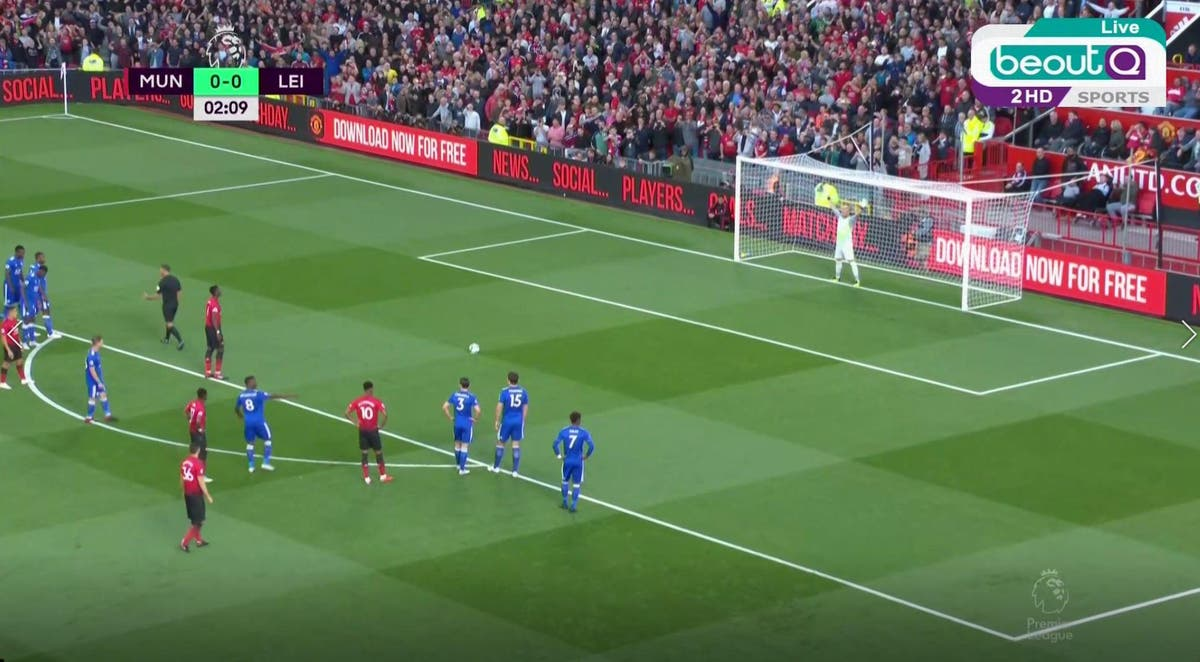
#> input picture Lucas/broadcast_img_0.jpg, 1200 x 662 px
$ python Get_Pitch_Lines.py broadcast_img_0.jpg out.png
#> lines starting #> are read from the running program, lines starting #| are printed output that depends on the picture; after the words box and inside, x2 and y2 are one past the last pixel; in counts of white or black regions, pixels touching at a corner belong together
#> further down, im is the input picture: shape (662, 1200, 3); mean B, G, R 87.2, 118.9, 100.3
from PIL import Image
from PIL import ImageFilter
import sys
import random
import numpy as np
import cv2

HLS_Hue_Low_Thresh = 0
HLS_Hue_High_Thresh = 80

HLS_Light_Low_Thresh = 150
HLS_Light_High_Thresh = 255

HLS_Sat_Low_Thresh = 20
HLS_Sat_High_Thresh = 255


def Create_HLS_Img(img):

    imHLS = cv2.cvtColor(img, cv2.COLOR_BGR2HLS)
#> imHLS: shape (662, 1200, 3); mean of channels 0, 1, 2 78.4, 105.1, 73.3

    mask = cv2.inRange(
                        imHLS,

                        np.array([HLS_Hue_Low_Thresh,
                                HLS_Light_Low_Thresh,
                                HLS_Sat_Low_Thresh]),

                        np.array([HLS_Hue_High_Thresh,
                                HLS_Light_High_Thresh,
                                HLS_Sat_High_Thresh])
                        )
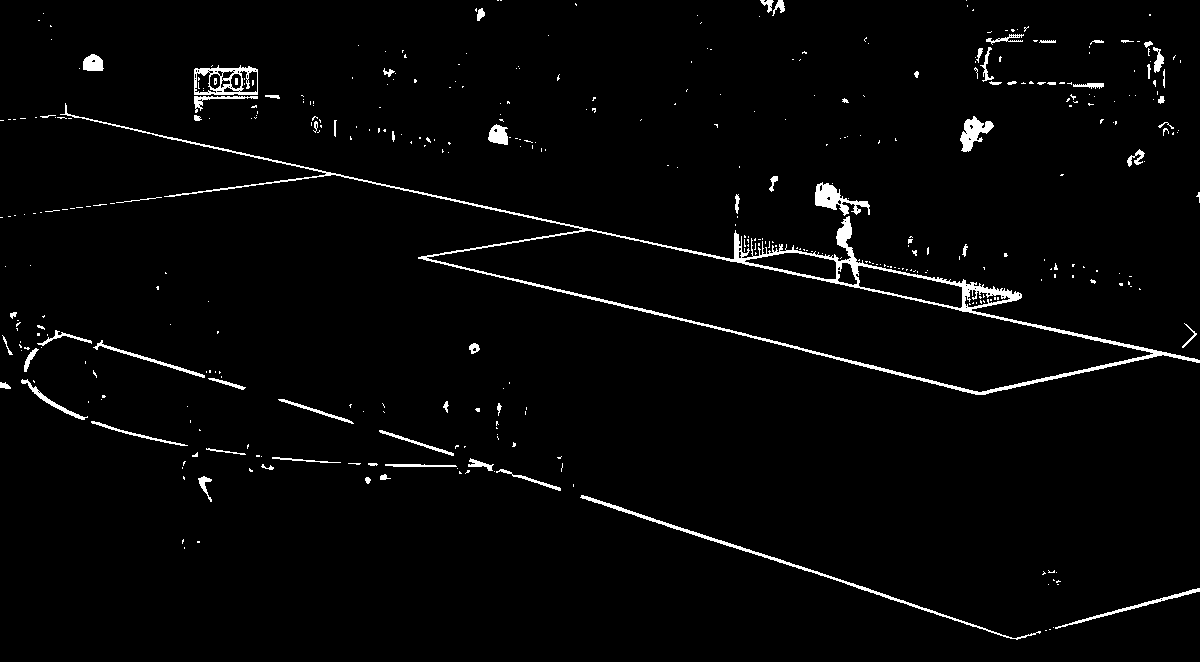
#> mask: shape (662, 1200); 2.4% white; 411 white regions (341 under 20 px), largest, box (x1, y1, x2, y2) and area: (60, 103, 1200, 395) 8051, (580, 495, 1041, 640) 1398, (194, 65, 258, 95) 825

    img = cv2.bitwise_and(img,img, mask=mask)
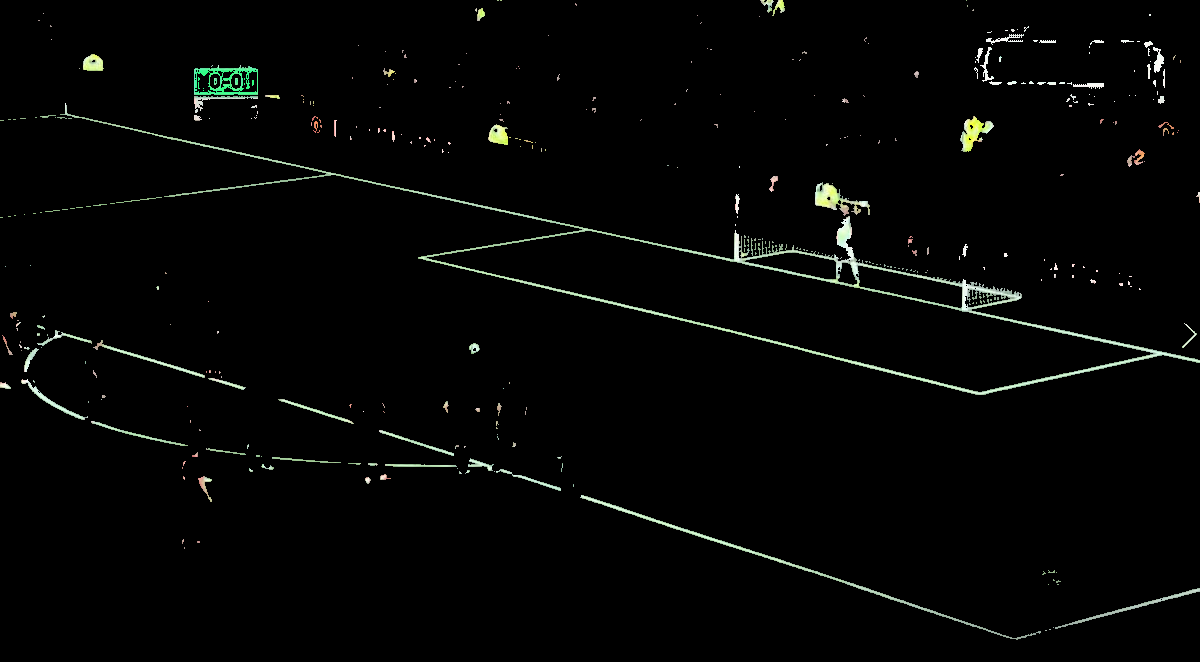
#> img: shape (662, 1200, 3); mean B, G, R 4.3, 5.2, 4.5
    img = Image.fromarray(img)

    return img


if __name__ == '__main__':

    im = cv2.imread(sys.argv[1])

    im = Create_HLS_Img(im)

    im.save(sys.argv[2])

$ run again, on Lucas/broadcast_img_2.jpg
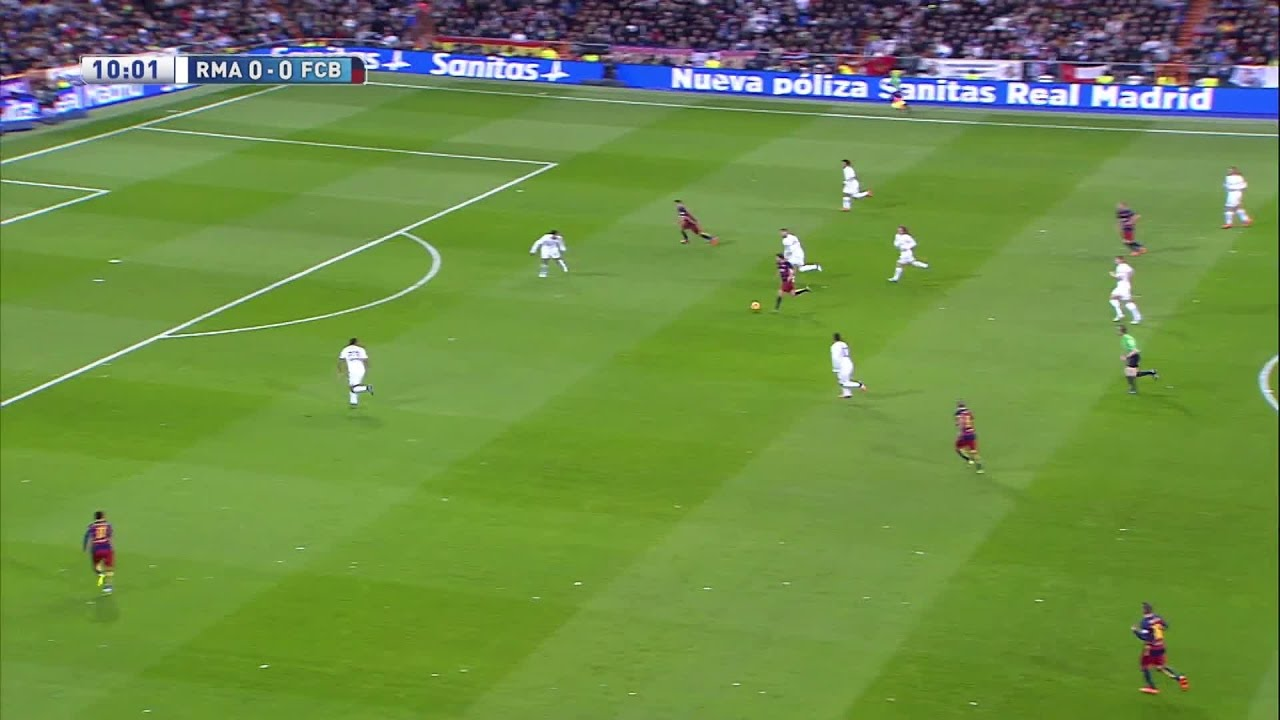
#> input picture Lucas/broadcast_img_2.jpg, 1280 x 720 px
#> im is the input picture: shape (720, 1280, 3); mean B, G, R 70.4, 141.3, 109.3
#> imHLS: shape (720, 1280, 3); mean of channels 0, 1, 2 55.6, 105.7, 112.3
#> in Create_HLS_Img, `mask = cv2.inRange( imHLS,  np.array([HLS_Hue_Low_Thresh, HLS_Light_Lo..`:
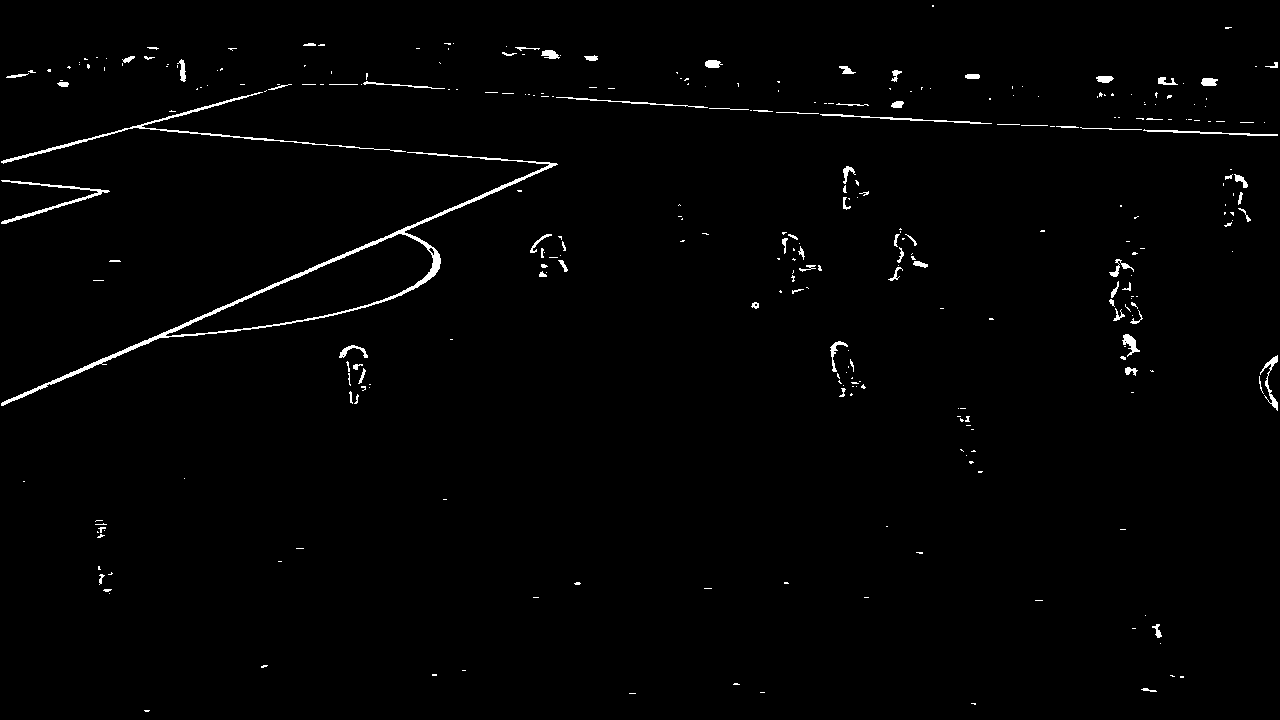
#> mask: shape (720, 1280); 1.2% white; 314 white regions (225 under 20 px), largest, box (x1, y1, x2, y2) and area: (1, 152, 558, 406) 3379, (1, 92, 406, 164) 1114, (1, 180, 110, 224) 563

$ run again, on Lucas/broadcast_img_3.jpg
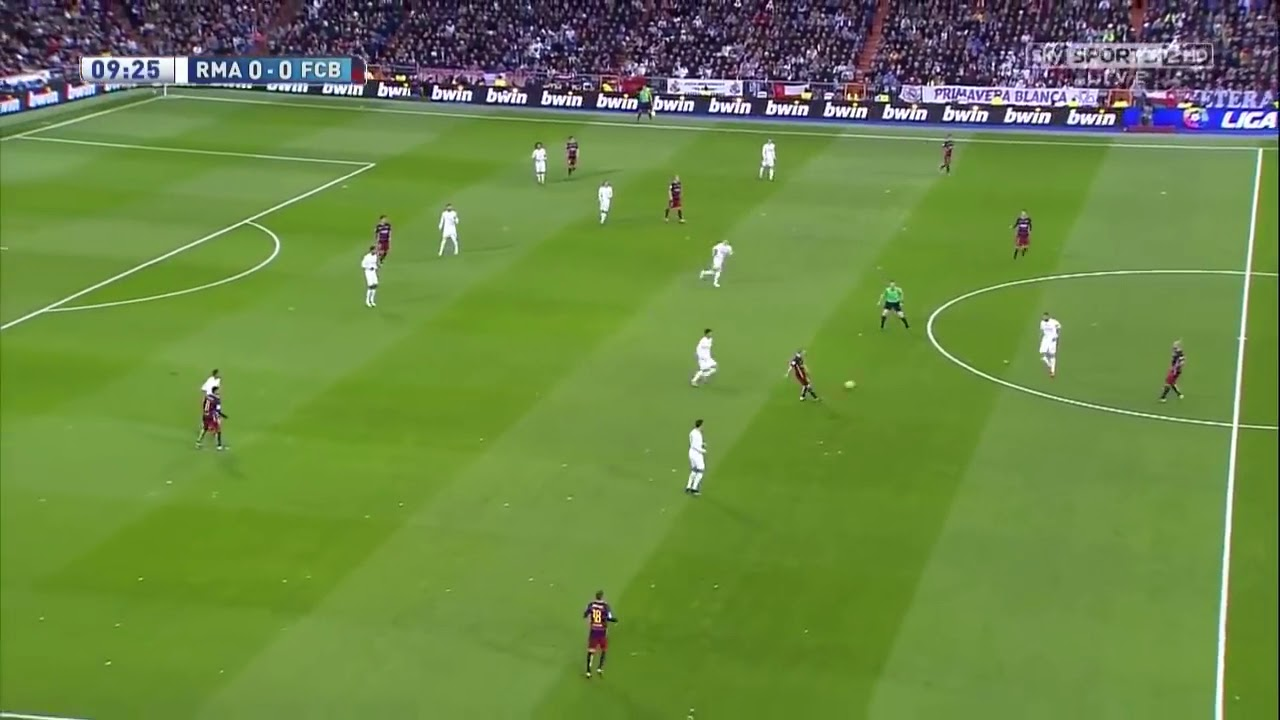
#> input picture Lucas/broadcast_img_3.jpg, 1280 x 720 px
#> im is the input picture: shape (720, 1280, 3); mean B, G, R 67.8, 135.9, 106.8
#> imHLS: shape (720, 1280, 3); mean of channels 0, 1, 2 57.4, 101.9, 107.7
#> in Create_HLS_Img, `mask = cv2.inRange( imHLS,  np.array([HLS_Hue_Low_Thresh, HLS_Light_Lo..`:
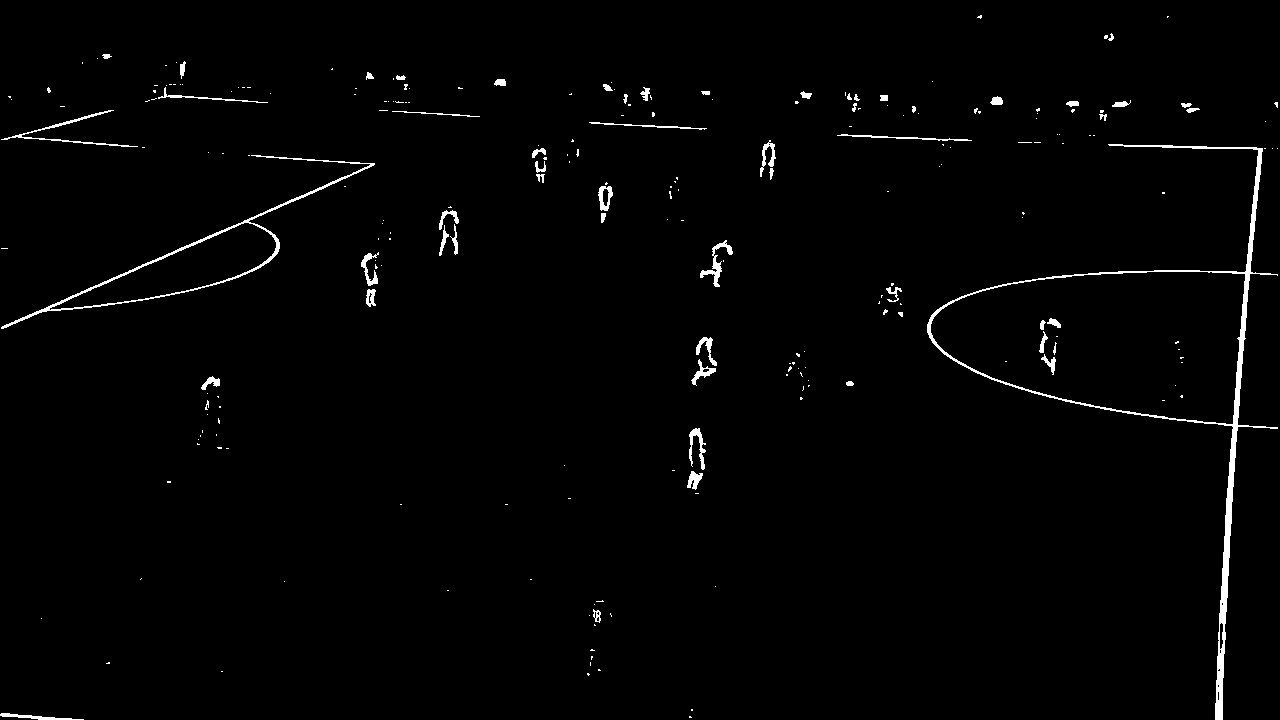
#> mask: shape (720, 1280); 1.4% white; 236 white regions (179 under 20 px), largest, box (x1, y1, x2, y2) and area: (927, 144, 1278, 720) 5113, (1, 155, 375, 329) 1896, (1, 110, 138, 147) 450
#> in Create_HLS_Img, `img = cv2.bitwise_and(img,img, mask=mask)`:
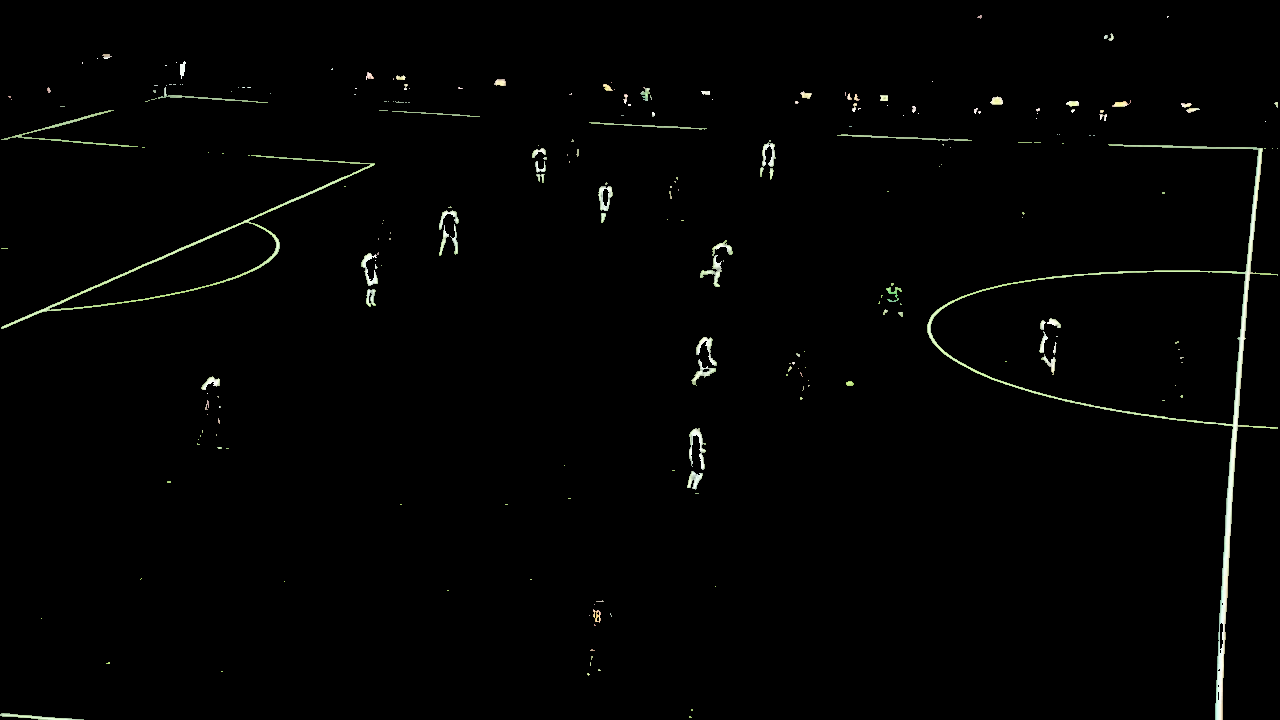
#> img: shape (720, 1280, 3); mean B, G, R 2.6, 3.2, 2.9
